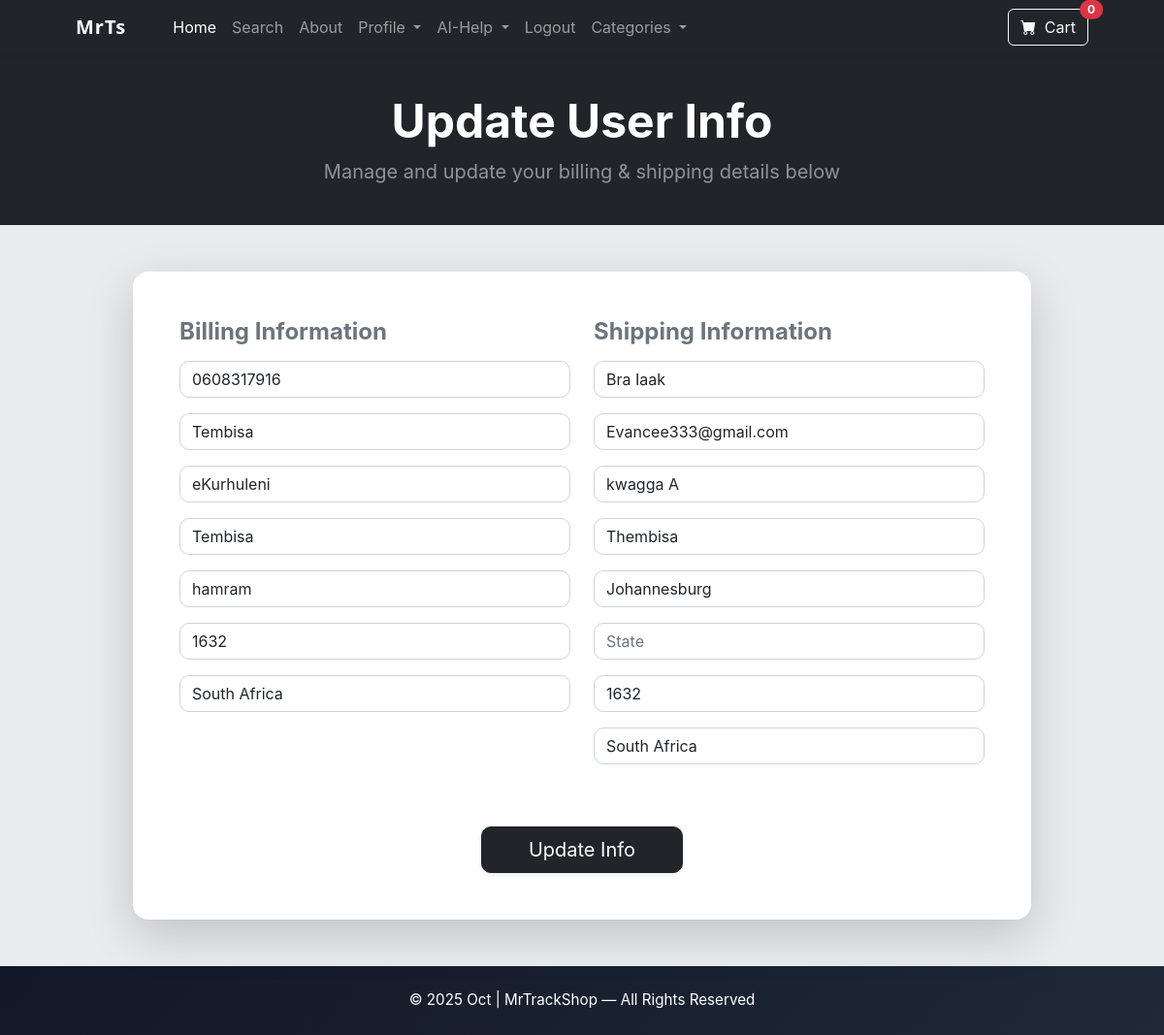
Page /update_info/ (signed in) on the committed database.
### store/models.py (models this page shows, shortened)
class Profile(models.Model):
    user = models.OneToOneField(User, on_delete=models.CASCADE)
    date_modified = models.DateTimeField(User, auto_now=True)
    phone = models.CharField(max_length=20, blank=True)
    address1 = models.CharField(max_length=100, blank=True)
    address2 = models.CharField(max_length=100, blank=True)
    city = models.CharField(max_length=100, blank=True)
    state = models.CharField(max_length=100, blank=True)
    zipcode = models.CharField(max_length=20, blank=True)
    country = models.CharField(max_length=100, blank=True)
    old_cart = models.CharField(max_length=200, blank=True, null=True)

### payment/models.py (models this page shows, shortened)
class ShippingAddress(models.Model):
    user = models.ForeignKey(User, on_delete=models.CASCADE, blank=True, null=True)
    shipping_full_name = models.CharField(max_length=255)
    shipping_email = models.CharField(max_length=255)
    shipping_address1 = models.CharField(max_length=255)
    shipping_address2 = models.CharField(max_length=255,null=True, blank=True)
    shipping_city = models.CharField(max_length=255)
    shipping_state = models.CharField(max_length=255, null=True, blank=True)
    shipping_zipcode = models.CharField(max_length=255, null=True, blank=True)
    shipping_country = models.CharField(max_length=255)
    class Meta:
        verbose_name_plural = "Shipping Address"

### store/views.py (the view, shortened to what this page needs)
# urls.py: path('update_info/', views.update_info, name='update_info'),
def update_info(request):
    if request.user.is_authenticated:
        current_user = Profile.objects.filter(user__id=request.user.id).first()
        shipping_user = ShippingAddress.objects.filter(user__id=request.user.id).first()
        form = UserInfoForm(request.POST or None, instance=current_user)
        shipping_form = ShippingForm(request.POST or None, instance=shipping_user)
        return render(request, "update_info.html", {'form': form, 'shipping_form':shipping_form})
    else:
        messages.success(request, "You must be logged In to Access That Page")
        return redirect('home')

### store/forms.py
class UserInfoForm(forms.ModelForm):
    phone = forms.CharField(label="", widget=forms.TextInput(attrs={'class':'form-control','placeholder':'Phone'}), required=True)
    address1 = forms.CharField(label="", widget=forms.TextInput(attrs={'class':'form-control','placeholder':'Address1'}), required=True)
    address2 = forms.CharField(label="", widget=forms.TextInput(attrs={'class':'form-control','placeholder':'Address2'}), required=False)
    city = forms.CharField(label="", widget=forms.TextInput(attrs={'class':'form-control','placeholder':'City'}), required=True)
    state = forms.CharField(label="", widget=forms.TextInput(attrs={'class':'form-control','placeholder':'State'}), required=False)
    zipcode = forms.CharField(label="", widget=forms.TextInput(attrs={'class':'form-control','placeholder':'Zipcode'}), required=False)
    country = forms.CharField(label="", widget=forms.TextInput(attrs={'class':'form-control','placeholder':'Country'}), required=True)
    class Meta:
        model = Profile
        fields = ('phone','address1', 'address2','city', 'state', 'zipcode', 'country')

### cart/cart.py (called while the page is built)
    def __len__(self):
        return len(self.cart)

### cart/context_processors.py (called while the page is built)
def cart(request):
    return {'cart': Cart(request)}

### store/templates/update_info.html (shortened to what this page needs)
{% extends 'base.html' %}
{% block content %}
<header class="bg-dark py-4">
    <div class="container px-4 px-lg-5 my-3 text-center text-white">
        <h1 class="display-5 fw-bolder">Update User Info</h1>
        <p class="lead fw-normal text-white-50 mb-0">Manage and update your billing & shipping details below</p>
    </div>
</header>
<section class="py-5">
    <div class="container">
        <div class="row justify-content-center">
            <div class="col-lg-10">
                <div class="card shadow-lg border-0 rounded-4">
                    <div class="card-body p-5">
                        <form method="POST" action="{% url 'update_info' %}">
                            <div class="row g-4">
                                <div class="col-md-6">
                                    <h4 class="fw-bold text-secondary mb-3">Billing Information</h4>
                                    <div class="form-section">
                                        {{ form.as_p }}
                                    </div>
                                </div>
                                <div class="col-md-6">
                                    <h4 class="fw-bold text-secondary mb-3">Shipping Information</h4>
                                    <div class="form-section">
                                        {{ shipping_form.as_p }}
                                    </div>
                                </div>
                            </div>
                            <div class="text-center mt-5">
                                <button type="submit" class="btn btn-dark btn-lg px-5 shadow-sm">Update Info</button>
                            </div>
                        </form>
                    </div>
                </div>
            </div>
        </div>
    </div>
</section>
{% endblock %}

### store/templates/base.html (style rules this page uses)
body { font-family: "Inter", system-ui, -apple-system, "Segoe UI", Roboto, sans-serif; }

### store/templates/update_info.html (style rules this page uses)
.form-section p { margin-bottom: 1rem; }
.form-control { border-radius: 10px; box-shadow: none; transition: all 0.3s ease; }
.btn-dark { border-radius: 10px; transition: all 0.3s ease; }

### rows in the picture
Profile: phone "0608317916", address1 "Tembisa", address2 "eKurhuleni", city "Tembisa", state "hamram", zipcode "1632", country "South Africa"
ShippingAddress: shipping_full_name "Bra Iaak", shipping_email "Evancee333@gmail.com", shipping_address1 "kwagga A", shipping_address2 "Thembisa", shipping_city "Johannesburg", shipping_zipcode "1632", shipping_country "South Africa"

### other values in the picture
{{ cart|length }} "0"
